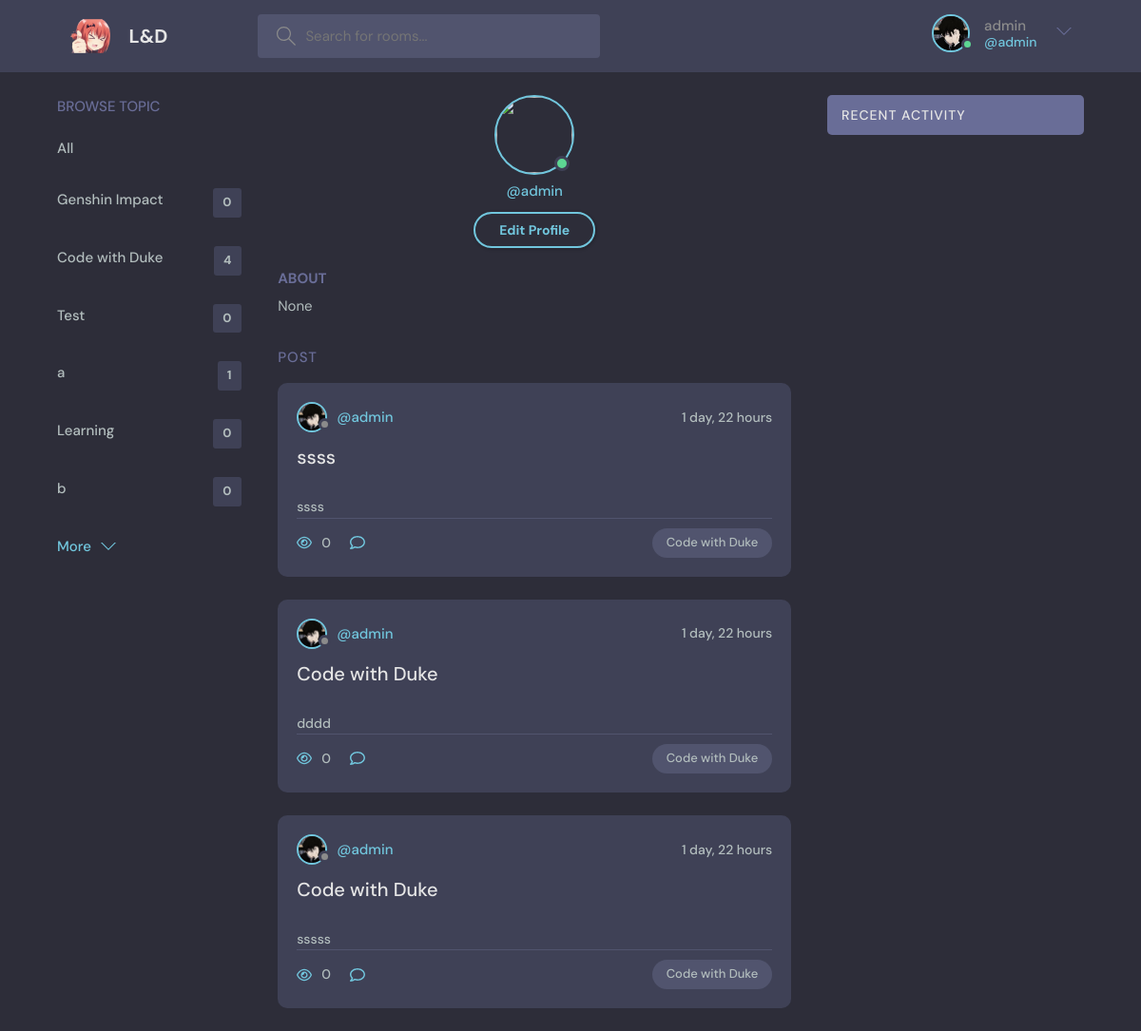
The page /profile/2 (signed in) on the database as committed earlier.
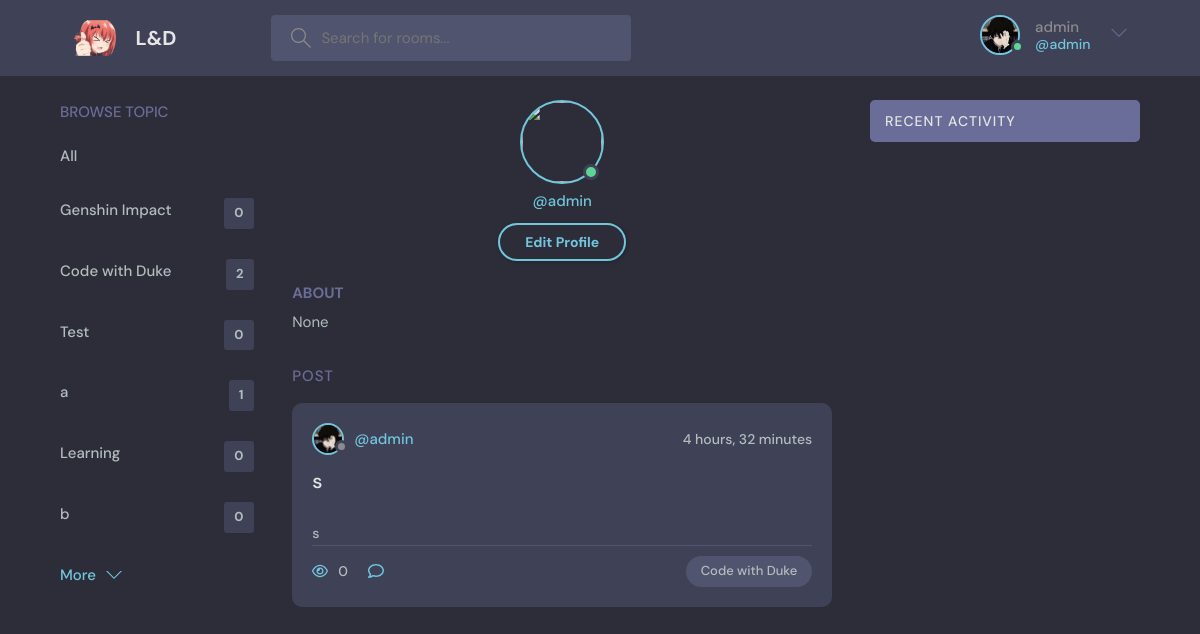
The same page on the database as committed later.
### base/models.py (models this page shows, shortened)
class Topic(models.Model):
    topic = models.CharField(max_length=200)

class Room(models.Model):
    host = models.ForeignKey(User, on_delete=models.SET_NULL, null=True)
    topic = models.ForeignKey(Topic, on_delete=models.SET_NULL, null=True)
    name = models.CharField(max_length=100)
    participants = models.ManyToManyField(
        User, related_name='participants', blank=True)
    description = models.TextField(null=True, blank=True)
    updated = models.DateTimeField(auto_now=True)
    created = models.DateTimeField(auto_now_add=True)
    class Meta:
        ordering = ['-updated', '-created']

### base/views.py (the view)
# urls.py: path('profile/<str:pk>', views.userProfile, name='user-profile'),
def userProfile(request, pk):
    user = User.objects.get(id=pk)
    rooms = user.room_set.all()
    room_messages = user.message_set.all()
    topics = Topic.objects.all()
    context = {'user': user, 'rooms': rooms,
               'room_messages': room_messages, "topics": topics}
    return render(request, 'base/profile.html', context)

### base/templates/base/profile.html (shortened to what this page needs)
{% extends "main.html" %}
{% block content %}
<main class="profile-page layout layout--3">
    <div class="container">
        {% include "base/component/topic_component.html" %}
        <div class="roomList">
            <div class="profile">
                <div class="profile__avatar">
                    <div class="avatar avatar--large active">
                        <img src="" />
                    </div>
                </div>
                <div class="profile__info">
                    <p>@{{user.username}}</p>
                    {% if request.user == user %}
                    <a href="{% url 'update-profile' %}" class="btn btn--main btn--pill">Edit Profile</a>
                    {% endif %}
                </div>
                <div class="profile__about">
                    <h3>About</h3>
                    <p>
                        None
                    </p>
                </div>
            </div>
            <div class="roomList__header">
                <div>
                    <h2>Post</h2>
                </div>
            </div>
            {% include "base/component/feed_component.html" %}
        </div>
        <div>
            {% include "base/component/activity_component.html" %}
        </div>
    </div>
</main>
{% endblock content %}

### base/templates/base/component/topic_component.html
<div class="topics">
    <div class="topics__header">
        <h2>Browse Topic</h2>
    </div>
    <ul class="topics__list">
        <li>
            <a href="{% url 'home' %}">All</a>
        </li>
        {% for topic in topics %}
        <li>
            <a href="{% url 'home' %}?q={{topic.topic}}">{{topic.topic}}<span>{{topic.room_set.all.count}}</span></a>
        </li>
        {% endfor %}
    </ul>
    <a class="btn btn--link" href="topics.html">
        More
        <svg version="1.1" xmlns="http://www.w3.org/2000/svg" width="32" height="32" viewBox="0 0 32 32">
            <title>chevron-down</title>
            <path d="M16 21l-13-13h-3l16 16 16-16h-3l-13 13z"></path>
        </svg>
    </a>
</div>

### base/templates/base/component/feed_component.html (shortened to what this page needs)
{% load static %}
{% for room in rooms %}
<div class="roomListRoom">
    <div class="roomListRoom__header">
        <a href="{% url 'user-profile' room.host.id %} " class="roomListRoom__author">
            <div class="avatar avatar--small">
                <img src="{% static 'images/ava.jpg' %}" />
            </div>
            <span>@{{room.host}}</span>
        </a>
        <div class="roomListRoom__actions">
            <span>{{room.created|timesince}}</span>
        </div>
    </div>
    <div class="roomListRoom__content">
        <a href="{% url 'room' room.id %}">{{room.name}}</a>
    </div>
    <div class="roomListRoom__joined">
        <p>
            {{room.description}}
        </p>
    </div>
    <div class="roomListRoom__meta">
        <a href="{% url 'room' room.id %}" class="roomListRoom__joined">
            {{room.participants.all.count}}
        </a>
        <p class="roomListRoom__topic">{{room.topic.topic}}</p>
    </div>
</div>
{% endfor %}

Rows that differ between the two databases and show on the page:
removed Room: host "admin", created "1 day, 22 hours", name "ssss", description "ssss", participants.all.count "0", topic.topic "Code with Duke"
removed Room: host "admin", created "1 day, 22 hours", name "Code with Duke", description "dddd", participants.all.count "0", topic.topic "Code with Duke"
removed Room: host "admin", created "1 day, 22 hours", name "Code with Duke", description "sssss", participants.all.count "0", topic.topic "Code with Duke"
computed for Topic "Code with Duke": room_set.all.count "4" → "2"
added Room: host "admin", created "4 hours, 32 minutes", name "s", description "s", participants.all.count "0", topic.topic "Code with Duke"
